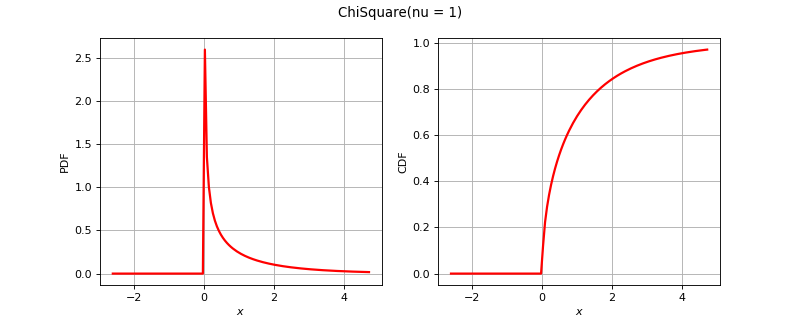

Python code for this plot:
import openturns as ot
from matplotlib import pyplot as plt
from openturns.viewer import View
if ot.ChiSquare().__class__.__name__ == 'Bernoulli':
    distribution = ot.Bernoulli(0.7)
elif ot.ChiSquare().__class__.__name__ == 'Binomial':
    distribution = ot.Binomial(5, 0.2)
elif ot.ChiSquare().__class__.__name__ == 'Hypergeometric':
    distribution = ot.Hypergeometric(10, 4, 7)
elif ot.ChiSquare().__class__.__name__ == 'ComposedDistribution':
    copula = ot.IndependentCopula(2)
    marginals = [ot.Uniform(1.0, 2.0), ot.Normal(2.0, 3.0)]
    distribution = ot.ComposedDistribution(marginals, copula)
elif ot.ChiSquare().__class__.__name__ == 'CumulativeDistributionNetwork':
    coll = [ot.Normal(2),ot.Dirichlet([0.5, 1.0, 1.5])]
    distribution = ot.CumulativeDistributionNetwork(coll, ot.BipartiteGraph([[0,1], [0,1]]))
elif ot.ChiSquare().__class__.__name__ == 'Histogram':
    distribution = ot.Histogram([-1.0, 0.5, 1.0, 2.0], [0.45, 0.4, 0.15])
elif ot.ChiSquare().__class__.__name__ == 'KernelMixture':
    kernel = ot.Uniform()
    sample = ot.Normal().getSample(5)
    bandwith = [1.0]
    distribution = ot.KernelMixture(kernel, bandwith, sample)
elif ot.ChiSquare().__class__.__name__ == 'MaximumDistribution':
    coll = [ot.Uniform(2.5, 3.5), ot.LogUniform(1.0, 1.2), ot.Triangular(2.0, 3.0, 4.0)]
    distribution = ot.MaximumDistribution(coll)
elif ot.ChiSquare().__class__.__name__ == 'Multinomial':
    distribution = ot.Multinomial(5, [0.2])
elif ot.ChiSquare().__class__.__name__ == 'RandomMixture':
    coll = [ot.Triangular(0.0, 1.0, 5.0), ot.Uniform(-2.0, 2.0)]
    weights = [0.8, 0.2]
    cst = 3.0
    distribution = ot.RandomMixture(coll, weights, cst)
elif ot.ChiSquare().__class__.__name__ == 'TruncatedDistribution':
    distribution = ot.TruncatedDistribution(ot.Normal(2.0, 1.5), 1.0, 4.0)
elif ot.ChiSquare().__class__.__name__ == 'UserDefined':
    distribution = ot.UserDefined([[0.0], [1.0], [2.0]], [0.2, 0.7, 0.1])
elif ot.ChiSquare().__class__.__name__ == 'ZipfMandelbrot':
    distribution = ot.ZipfMandelbrot(10, 2.5, 0.3)
else:
    distribution = ot.ChiSquare()
dimension = distribution.getDimension()
title = str(distribution)[:100].split('\n')[0]
if dimension == 1:
    distribution.setDescription(['$x$'])
    pdf_graph = distribution.drawPDF()
    cdf_graph = distribution.drawCDF()
    fig = plt.figure(figsize=(10, 4))
    pdf_axis = fig.add_subplot(121)
    cdf_axis = fig.add_subplot(122)
    View(pdf_graph, figure=fig, axes=[pdf_axis], add_legend=False)
    View(cdf_graph, figure=fig, axes=[cdf_axis], add_legend=False)
    fig.suptitle(title)
elif dimension == 2:
    distribution.setDescription(['$x_1$', '$x_2$'])
    pdf_graph = distribution.drawPDF()
    pdf_graph.setTitle(title)
    fig = plt.figure(figsize=(10, 5))
    pdf_axis = fig.add_subplot(111)
    View(pdf_graph, figure=fig, axes=[pdf_axis], add_legend=False, square_axes=True)
